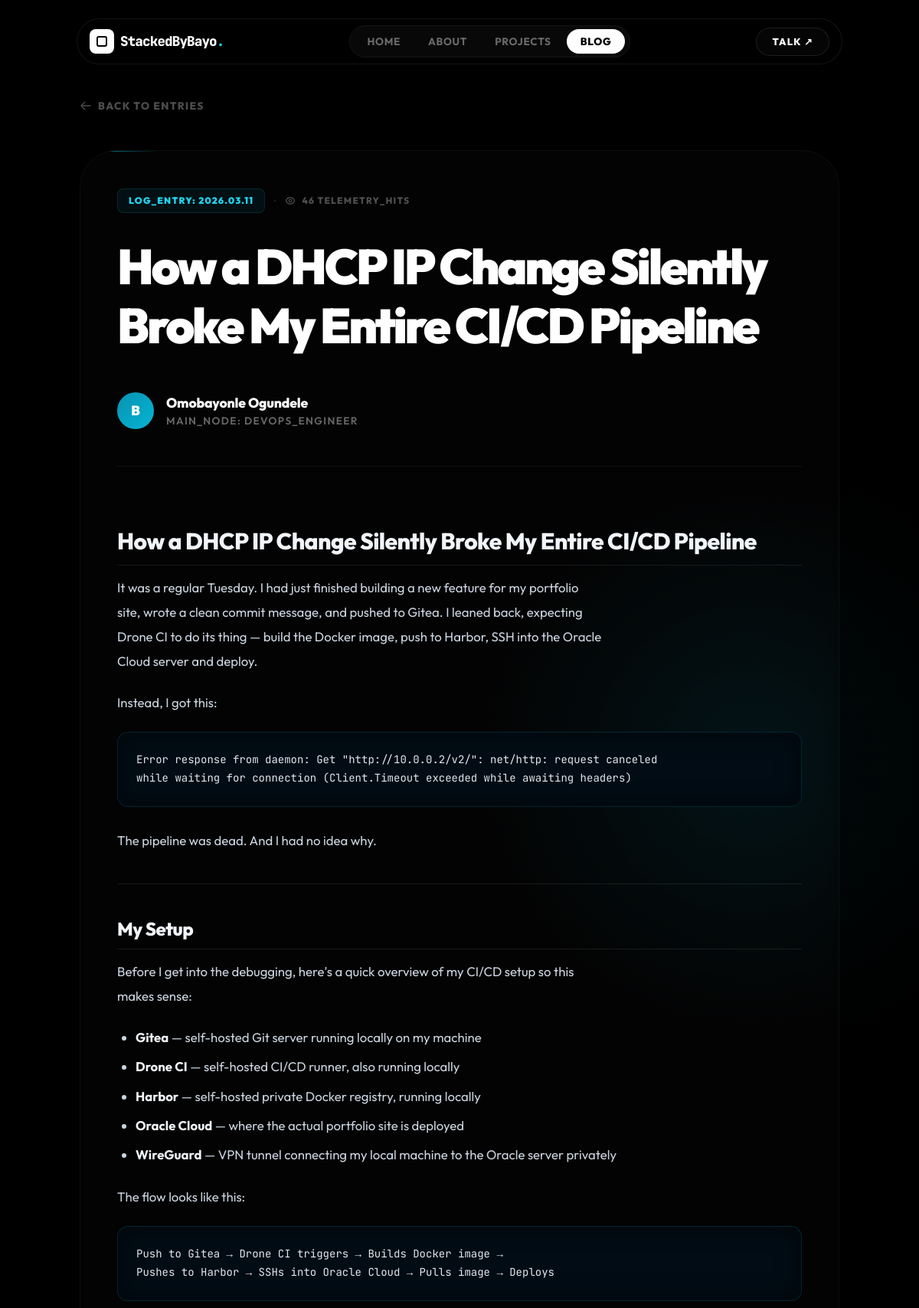
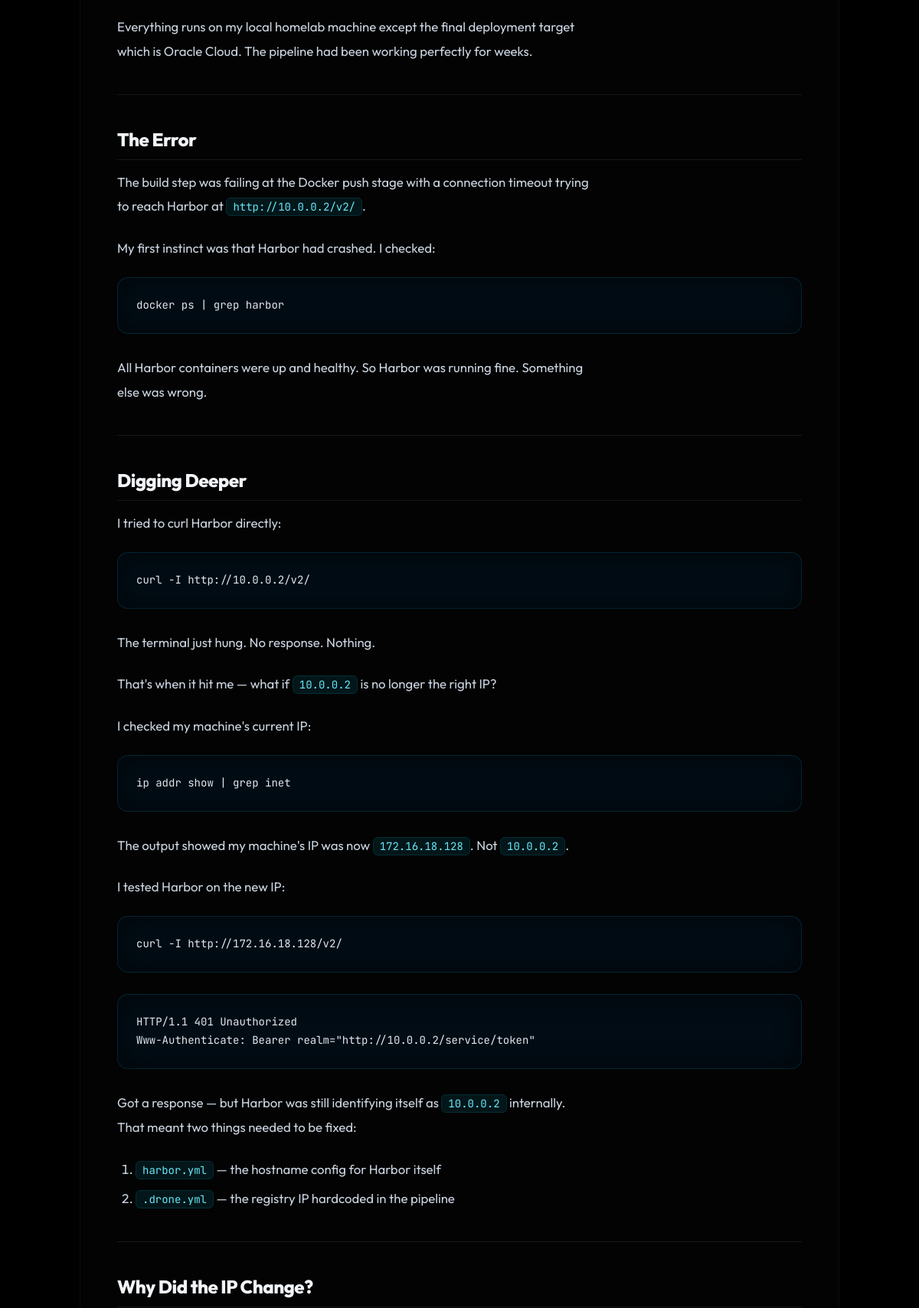
The app's page /blog/4 (upper part) with its own data (2 pictures, top to bottom).
### app/models.py (models this page shows)
class Post(db.Model):
    id = db.Column(db.Integer, primary_key=True)
    title = db.Column(db.String(200), nullable=False)
    body = db.Column(db.Text, nullable=False)
    created_at = db.Column(db.DateTime, default=datetime.utcnow)
    views = db.Column(db.Integer, default=0)
    comments = db.relationship('Comment', backref='post', lazy=True)

### app/__init__.py (the view, shortened to what this page needs)
    @app.route("/blog/<int:post_id>", methods=["GET", "POST"])
    def post(post_id):
        post = Post.query.get_or_404(post_id)
        comments = Comment.query.filter_by(post_id=post_id, approved=True).order_by(Comment.created_at.desc()).all()
        post.views = (post.views or 0) + 1
        db.session.commit()
        post_body = md.markdown(post.body, extensions=['fenced_code', 'codehilite', 'tables', 'nl2br'])
        return render_template("post.html", post=post, comments=comments, post_body=post_body)

### app/templates/post.html (shortened to what this page needs)
{% extends "base.html" %}
{% block content %}
<div style="padding: 0 24px 100px; position:relative; overflow-x: clip;">
  <div class="w-full max-w-5xl mx-auto px-4" id="post-layout-col" style="position:relative; z-index:2;">
    <a href="/blog" style="display:inline-flex;align-items:center;gap:8px;color:rgba(255,255,255,0.3);font-size:0.85rem;font-weight:800;text-transform:uppercase;letter-spacing:0.1em;margin-bottom:48px;transition:color 0.2s;" onmouseover="this.style.color='#fff'" onmouseout="this.style.color='rgba(255,255,255,0.3)'">
        <svg style="width:16px;height:16px;" fill="none" viewBox="0 0 24 24" stroke="currentColor"><path stroke-linecap="round" stroke-linejoin="round" stroke-width="2" d="M10 19l-7-7m0 0l7-7m-7 7h18"/></svg>
        BACK TO ENTRIES
    </a>
    <div class="post-reading-area w-full max-w-full overflow-hidden">
        <div style="height:1px; width:100px; background:linear-gradient(90deg, var(--cyan), transparent); margin-bottom:0;"></div>
        <div style="padding: var(--container-padding) var(--container-padding) 0;" id="post-header-pad">
            <div style="display:flex;align-items:center;gap:12px;margin-bottom:32px;flex-wrap:wrap;">
                <span style="font-size:0.75rem;font-weight:900;color:var(--cyan-light);background:rgba(6,182,212,0.08);border:1px solid rgba(6,182,212,0.15);padding:6px 14px;border-radius:8px;text-transform:uppercase;letter-spacing:0.1em;">LOG_ENTRY: {{ post.created_at.strftime('%Y.%m.%d') }}</span>
                <span style="color:rgba(255,255,255,0.15);">·</span>
                <span style="display:flex;align-items:center;gap:8px;font-size:0.75rem;color:rgba(255,255,255,0.3);font-weight:800;text-transform:uppercase;letter-spacing:0.1em;">
                    {{ post.views or 0 }} TELEMETRY_HITS
                </span>
            </div>
            <h1 class="whitespace-normal break-words post-title" style="font-size:clamp(1.5rem, 6vw, 4rem); font-weight:900; color:#fff; line-height:1.2; margin-bottom:48px; letter-spacing:-0.05em; hyphens:auto; word-break:break-word; overflow-wrap:break-word; display:block; width:100%;">{{ post.title }}</h1>
            <div style="display:flex;align-items:center;gap:16px;padding-bottom:48px;border-bottom:1px solid rgba(255,255,255,0.05);">
                <div style="width:48px;height:48px;border-radius:50%;background:linear-gradient(135deg,#0891b2,#06b6d4);display:flex;align-items:center;justify-content:center;font-size:1.1rem;font-weight:900;color:#fff;flex-shrink:0;">B</div>
                <div>
                    <p style="font-size:1.1rem;font-weight:800;color:#fff;letter-spacing:-0.01em;">Omobayonle Ogundele</p>
                    <p style="font-size:0.85rem;color:rgba(255,255,255,0.4);font-weight:600;text-transform:uppercase;letter-spacing:0.1em;">MAIN_NODE: DEVOPS_ENGINEER</p>
                </div>
            </div>
        </div>
        <div style="padding: 40px var(--container-padding) var(--container-padding);" id="post-body-pad">
            <div class="prose-content">
                {{ post_body | safe }}
            </div>
        </div>
    </div>
  </div>
</div>
{% endblock %}

### app/templates/base.html (style rules this page uses)
*, *::before, *::after { box-sizing: border-box; margin: 0; padding: 0; }
:root { --cyan: #06b6d4; --cyan-light: #22d3ee; --amber: #f59e0b; --amber-light: #fbbf24; --violet: #8b5cf6; --violet-light: #a78bfa; --border: rgba(255,255,255,0.08); --glass: #1C2128; --glass-hover: #21262D; --section-gap: clamp(80px, 15vw, 180px); --container-padding: clamp(20px, 5vw, 48px); }
html { height: 100%; scroll-behavior: smooth; }
body { font-family: 'Outfit', sans-serif; color: #f1f5f9; overflow-x: hidden; display: grid; grid-template-rows: 1fr auto; min-height: 100%; margin: 0; padding: 0; position: relative; }
body::before { content: ''; position: fixed; top: 0; left: 0; right: 0; bottom: 0; z-index: -1; background-color: #000000; }
h1, h2, h3, h4, h5, h6 { overflow-wrap: break-word; word-wrap: break-word; word-break: break-word; white-space: normal; }
pre, code { max-width: 100%; overflow-x: auto; }

### app/templates/post.html (style rules this page uses)
.post-reading-area { background: rgba(255,255,255,0.01); backdrop-filter: blur(12px); border-radius: 48px; border: 1px solid rgba(255,255,255,0.04); position: relative; overflow: clip; max-width: 100%; box-sizing: border-box; }
.prose-content { opacity: 1 !important; transform: none !important; overflow-wrap: break-word; word-wrap: break-word; word-break: break-word; max-width: 100%; overflow-x: hidden; }
.prose-content h1, .prose-content h2, .prose-content h3 { font-weight: 800; color: #f1f5f9; margin-top: 2.2rem; margin-bottom: 0.8rem; padding-bottom: 0.5rem; border-bottom: 1px solid rgba(255,255,255,0.08); letter-spacing: -0.02em; white-space: normal !important; overflow-wrap: break-word !important; word-break: break-word !important; }
.prose-content h1 { font-size: 1.875rem; }
.prose-content h2 { font-size: 1.5rem; }
.prose-content p { color: #cbd5e1; line-height: 1.9; margin-bottom: 1.4rem; font-size: 1.05rem; }
.prose-content code { background: rgba(6,182,212,0.1); color: #67e8f9; padding: 2px 8px; border-radius: 6px; font-size: 0.875rem; font-family: 'JetBrains Mono', monospace; border: 1px solid rgba(6,182,212,0.15); }
.prose-content pre { background: #020c14; border: 1px solid rgba(6,182,212,0.15); border-radius: 14px; padding: 1.5rem; overflow-x: auto; margin-bottom: 1.75rem; box-shadow: inset 0 0 30px rgba(0,0,0,0.5); max-width: 100%; box-sizing: border-box; white-space: pre; }
.prose-content pre code { background: none; padding: 0; color: #e2e8f0; font-size: 0.875rem; border: none; }
.prose-content ul, .prose-content ol { color: #cbd5e1; padding-left: 1.5rem; margin-bottom: 1.4rem; line-height: 1.9; font-size: 1.05rem; }
.prose-content ul { list-style-type: disc; }
.prose-content ol { list-style-type: decimal; }
.prose-content li { margin-bottom: 0.4rem; }
.prose-content hr { border-color: rgba(255,255,255,0.08); margin: 2.5rem 0; }
.prose-content strong { color: #f1f5f9; font-weight: 700; }

### records on screen
Post: created_at "2026.03.11", views "46", title "How a DHCP IP Change Silently Broke My Entire CI/CD Pipeline", title "How a DHCP IP Change Silently Broke My Entire CI/CD Pipeline It was a regular Tuesday. I had just finished building a new feature for my portfolio site, wrote a clean commit message, and pushed to Gitea. I leaned back, expecting Drone CI to do its thing — build the Docker image, push to Harbor, SSH into the Oracle Cloud server and deploy. Instead, I got this: Error response from daemon: Get \"http://10.0.0.2/v2/\": net/http: request canceled while waiting for connection (Client.Timeout exceeded while awaiting headers) The pipeline was dead. And I had no idea why. My Setup Before I get into the debugging, here's a quick overview of my CI/CD setup so this makes sense: Gitea — self-hosted Git…"

### other values on screen
{{ label }} "HOME" "ABOUT" "PROJECTS"
{{ label }} "BLOG"
